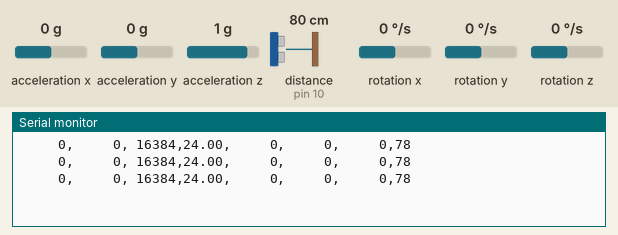
This sketch was run on a simulated Arduino Uno, built with avr-gcc and run on an emulated ATmega328P. Parts: the last lines printed to the serial monitor. Wiring (inferred from the names in the program): ultrasonic range finder: trigger pin 9; echo pin 10; MPU-6050 motion sensor at I2C address 0x68. The inputs (shaded band) are chosen by the test bench; at power-on: acceleration x 0 g, distance to the obstacle (sensor on pin 10) 80 cm, acceleration y 0 g, acceleration z 1 g, rotation x 0 °/s, rotation y 0 °/s, rotation z 0 °/s. The echo pulse lasts 58.3 µs per cm.

Above: at 1.3 s.
1.4 s: acceleration x set to -1.4 g
At 1.9 s:
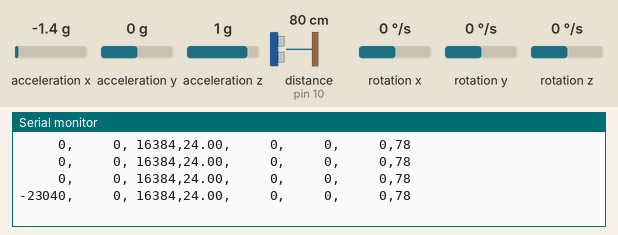
3.5 s: distance to the obstacle (sensor on pin 10) set to 2 cm
At 4.0 s:
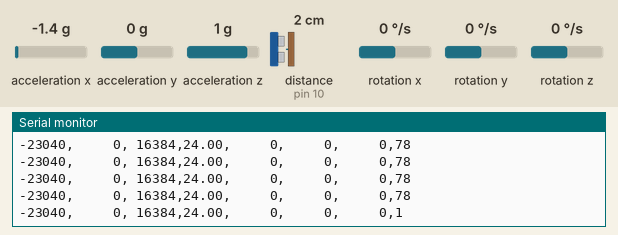
6.5 s: acceleration y set to -1.4 g
At 7.0 s:
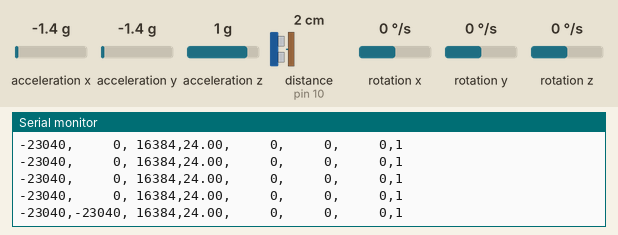
8.5 s: acceleration z set to -1.4 g
At 8.9 s:
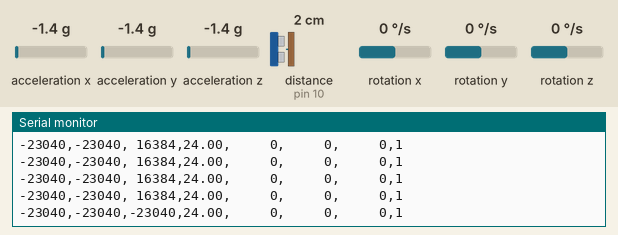
10.6 s: distance to the obstacle (sensor on pin 10) set to 18 cm
At 11.0 s:
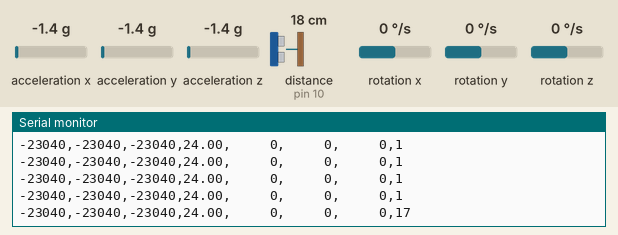
13.6 s: rotation x set to -192 °/s
At 14.1 s:
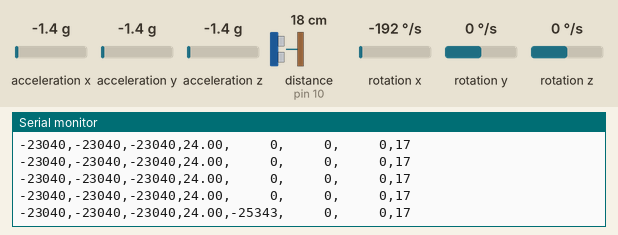

The sketch:

temp_gyro_accelerometer.ino
```cpp
//Packages
#include "Wire.h"
#include "MPU6050.h"

//Gyro scope
const int MPU_ADDR = 0x68;

int16_t accelerometer_x, accelerometer_y, accelerometer_z;
int16_t gyro_x, gyro_y, gyro_z;
int16_t temperature;

char tmp_str[7];
char* convert_int16_to_str(int16_t i) {
  sprintf(tmp_str, "%6d", i);
  return tmp_str;
}

// distance scope
const int trigPin = 9;
const int echoPin = 10;

long duration;
int distance;


bool label = true; //for printing csv headers


void setup() {

  // Gyro code
  Serial.begin(9600);
  Wire.begin();
  Wire.beginTransmission(MPU_ADDR);
  Wire.write(0x6B);
  Wire.write(0);
  Wire.endTransmission(true);


  // Distance measurement
  pinMode (trigPin, OUTPUT);
  pinMode (echoPin, INPUT);
  Serial.begin(9600);
}

void loop() {

  // GYRO SETTUP
  Wire.beginTransmission(MPU_ADDR);
  Wire.write(0x3B);
  Wire.endTransmission(false);
  Wire.requestFrom(MPU_ADDR, 7 * 2, true);
  // "wire.read ()<<8| Wire.read;" means two registers are read and stored in the same variable
  accelerometer_x = Wire.read() << 8 | Wire.read()/16384;
  accelerometer_y = Wire.read() << 8 | Wire.read()/16384;
  accelerometer_z = Wire.read() << 8 | Wire.read()/16384;
  temperature = Wire.read() << 8 | Wire.read();
  gyro_x = Wire.read() << 8 | Wire.read()/131;
  gyro_y = Wire.read() << 8 | Wire.read();
  gyro_z = Wire.read() << 8 | Wire.read();

  //ditance code
  digitalWrite(trigPin, LOW);
  delayMicroseconds(2);

  digitalWrite(trigPin, HIGH);
  delayMicroseconds(10);
  digitalWrite(trigPin, LOW);

  duration = pulseIn(echoPin, HIGH);
  distance = duration*0.034/2;


    // Print data to CSV
    Serial.print(convert_int16_to_str(accelerometer_x));
    Serial.print(",");
    Serial.print(convert_int16_to_str(accelerometer_y));
    Serial.print(",");
    Serial.print(convert_int16_to_str(accelerometer_z));
    Serial.print(",");
    Serial.print(temperature / 340.00 + 36.53);
    Serial.print(",");
    Serial.print(convert_int16_to_str(gyro_x));
    Serial.print(",");
    Serial.print(convert_int16_to_str(gyro_y));
    Serial.print(",");
    Serial.print(convert_int16_to_str(gyro_z));
    Serial.print(",");
    Serial.println(distance);

    // Delay
    delay(500);
}
```

Measured:
- after the input at 1.4 s, the serial monitor: prints a new line after 0.13 s (image 1)
- after the input at 3.5 s, the serial monitor: prints a new line after 0.06 s (image 2)
- after the input at 6.5 s, the serial monitor: prints a new line after 0.08 s (image 3)
- after the input at 8.5 s, the serial monitor: prints a new line after 0.10 s (image 4)
- after the input at 10.6 s, the serial monitor: prints a new line at once (image 5)
- after the input at 13.6 s, the serial monitor: prints a new line at once (image 6)
